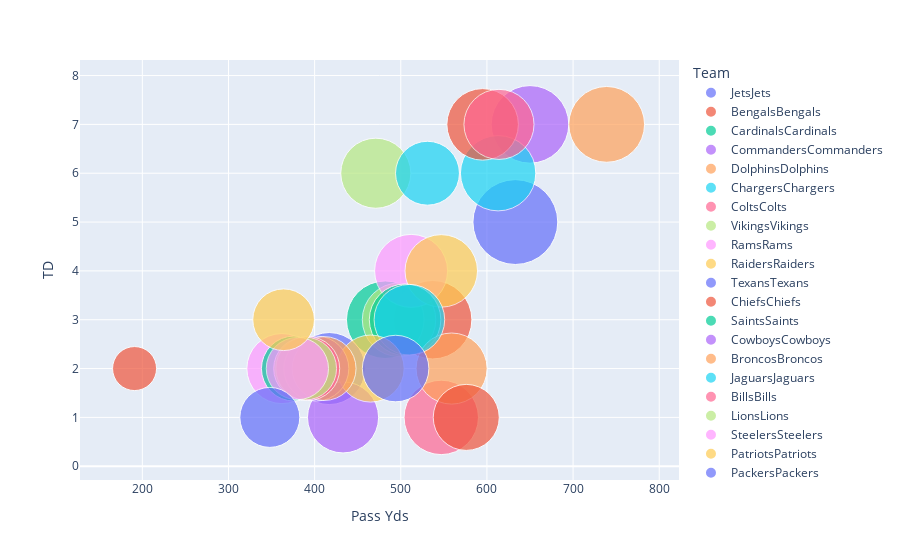

Source (notebook cell):
### Code cell
px.scatter(passing_df, x='Pass Yds', y='TD', color='Team', size='Att', hover_name='Team', size_max=60)

### Figure 1 — Plotly figure (JSON) as saved in the notebook; plotly's stock layout.template omitted (floating-point values rounded to 4 significant figures)
{"data": [{"hovertemplate": "<b>%{hovertext}</b><br><br>Team=JetsJets<br>Pass Yds=%{x}<br>TD=%{y}<br>Att=%{marker.size}<extra></extra>", "hovertext": ["JetsJets"], "legendgroup": "JetsJets", "marker": {"color": "#636efa", "size": [104], "sizemode": "area", "sizeref": 0.02889, "symbol": "circle"}, "mode": "markers", "name": "JetsJets", "orientation": "v", "showlegend": true, "type": "scatter", "x": [633], "xaxis": "x", "y": [5], "yaxis": "y"}, {"hovertemplate": "<b>%{hovertext}</b><br><br>Team=BengalsBengals<br>Pass Yds=%{x}<br>TD=%{y}<br>Att=%{marker.size}<extra></extra>", "hovertext": ["BengalsBengals"], "legendgroup": "BengalsBengals", "marker": {"color": "#EF553B", "size": [89], "sizemode": "area", "sizeref": 0.02889, "symbol": "circle"}, "mode": "markers", "name": "BengalsBengals", "orientation": "v", "showlegend": true, "type": "scatter", "x": [537], "xaxis": "x", "y": [3], "yaxis": "y"}, {"hovertemplate": "<b>%{hovertext}</b><br><br>Team=CardinalsCardinals<br>Pass Yds=%{x}<br>TD=%{y}<br>Att=%{marker.size}<extra></extra>", "hovertext": ["CardinalsCardinals"], "legendgroup": "CardinalsCardinals", "marker": {"color": "#00cc96", "size": [87], "sizemode": "area", "sizeref": 0.02889, "symbol": "circle"}, "mode": "markers", "name": "CardinalsCardinals", "orientation": "v", "showlegend": true, "type": "scatter", "x": [482], "xaxis": "x", "y": [3], "yaxis": "y"}, {"hovertemplate": "<b>%{hovertext}</b><br><br>Team=CommandersCommanders<br>Pass Yds=%{x}<br>TD=%{y}<br>Att=%{marker.size}<extra></extra>", "hovertext": ["CommandersCommanders"], "legendgroup": "CommandersCommanders", "marker": {"color": "#ab63fa", "size": [87], "sizemode": "area", "sizeref": 0.02889, "symbol": "circle"}, "mode": "markers", "name": "CommandersCommanders", "orientation": "v", "showlegend": true, "type": "scatter", "x": [650], "xaxis": "x", "y": [7], "yaxis": "y"}, {"hovertemplate": "<b>%{hovertext}</b><br><br>Team=DolphinsDolphins<br>Pass Yds=%{x}<br>TD=%{y}<br>Att=%{marker.size}<extra></extra>", "hovertext": ["DolphinsDolphins"], "legendgroup": "DolphinsDolphins", "marker": {"color": "#FFA15A", "size": [83], "sizemode": "area", "sizeref": 0.02889, "symbol": "circle"}, "mode": "markers", "name": "DolphinsDolphins", "orientation": "v", "showlegend": true, "type": "scatter", "x": [739], "xaxis": "x", "y": [7], "yaxis": "y"}, {"hovertemplate": "<b>%{hovertext}</b><br><br>Team=ChargersChargers<br>Pass Yds=%{x}<br>TD=%{y}<br>Att=%{marker.size}<extra></extra>", "hovertext": ["ChargersChargers"], "legendgroup": "ChargersChargers", "marker": {"color": "#19d3f3", "size": [82], "sizemode": "area", "sizeref": 0.02889, "symbol": "circle"}, "mode": "markers", "name": "ChargersChargers", "orientation": "v", "showlegend": true, "type": "scatter", "x": [613], "xaxis": "x", "y": [6], "yaxis": "y"}, {"hovertemplate": "<b>%{hovertext}</b><br><br>Team=ColtsColts<br>Pass Yds=%{x}<br>TD=%{y}<br>Att=%{marker.size}<extra></extra>", "hovertext": ["ColtsColts"], "legendgroup": "ColtsColts", "marker": {"color": "#FF6692", "size": [80], "sizemode": "area", "sizeref": 0.02889, "symbol": "circle"}, "mode": "markers", "name": "ColtsColts", "orientation": "v", "showlegend": true, "type": "scatter", "x": [547], "xaxis": "x", "y": [1], "yaxis": "y"}, {"hovertemplate": "<b>%{hovertext}</b><br><br>Team=VikingsVikings<br>Pass Yds=%{x}<br>TD=%{y}<br>Att=%{marker.size}<extra></extra>", "hovertext": ["VikingsVikings"], "legendgroup": "VikingsVikings", "marker": {"color": "#B6E880", "size": [78], "sizemode": "area", "sizeref": 0.02889, "symbol": "circle"}, "mode": "markers", "name": "VikingsVikings", "orientation": "v", "showlegend": true, "type": "scatter", "x": [498], "xaxis": "x", "y": [3], "yaxis": "y"}, {"hovertemplate": "<b>%{hovertext}</b><br><br>Team=RamsRams<br>Pass Yds=%{x}<br>TD=%{y}<br>Att=%{marker.size}<extra></extra>", "hovertext": ["RamsRams"], "legendgroup": "RamsRams", "marker": {"color": "#FF97FF", "size": [77], "sizemode": "area", "sizeref": 0.02889, "symbol": "circle"}, "mode": "markers", "name": "RamsRams", "orientation": "v", "showlegend": true, "type": "scatter", "x": [512], "xaxis": "x", "y": [4], "yaxis": "y"}, {"hovertemplate": "<b>%{hovertext}</b><br><br>Team=RaidersRaiders<br>Pass Yds=%{x}<br>TD=%{y}<br>Att=%{marker.size}<extra></extra>", "hovertext": ["RaidersRaiders"], "legendgroup": "RaidersRaiders", "marker": {"color": "#FECB52", "size": [76], "sizemode": "area", "sizeref": 0.02889, "symbol": "circle"}, "mode": "markers", "name": "RaidersRaiders", "orientation": "v", "showlegend": true, "type": "scatter", "x": [547], "xaxis": "x", "y": [4], "yaxis": "y"}, {"hovertemplate": "<b>%{hovertext}</b><br><br>Team=TexansTexans<br>Pass Yds=%{x}<br>TD=%{y}<br>Att=%{marker.size}<extra></extra>", "hovertext": ["TexansTexans"], "legendgroup": "TexansTexans", "marker": {"color": "#636efa", "size": [75], "sizemode": "area", "sizeref": 0.02889, "symbol": "circle"}, "mode": "markers", "name": "TexansTexans", "orientation": "v", "showlegend": true, "type": "scatter", "x": [417], "xaxis": "x", "y": [2], "yaxis": "y"}, {"hovertemplate": "<b>%{hovertext}</b><br><br>Team=ChiefsChiefs<br>Pass Yds=%{x}<br>TD=%{y}<br>Att=%{marker.size}<extra></extra>", "hovertext": ["ChiefsChiefs"], "legendgroup": "ChiefsChiefs", "marker": {"color": "#EF553B", "size": [74], "sizemode": "area", "sizeref": 0.02889, "symbol": "circle"}, "mode": "markers", "name": "ChiefsChiefs", "orientation": "v", "showlegend": true, "type": "scatter", "x": [595], "xaxis": "x", "y": [7], "yaxis": "y"}, {"hovertemplate": "<b>%{hovertext}</b><br><br>Team=SaintsSaints<br>Pass Yds=%{x}<br>TD=%{y}<br>Att=%{marker.size}<extra></extra>", "hovertext": ["SaintsSaints"], "legendgroup": "SaintsSaints", "marker": {"color": "#00cc96", "size": [74], "sizemode": "area", "sizeref": 0.02889, "symbol": "circle"}, "mode": "markers", "name": "SaintsSaints", "orientation": "v", "showlegend": true, "type": "scatter", "x": [505], "xaxis": "x", "y": [3], "yaxis": "y"}, {"hovertemplate": "<b>%{hovertext}</b><br><br>Team=CowboysCowboys<br>Pass Yds=%{x}<br>TD=%{y}<br>Att=%{marker.size}<extra></extra>", "hovertext": ["CowboysCowboys"], "legendgroup": "CowboysCowboys", "marker": {"color": "#ab63fa", "size": [73], "sizemode": "area", "sizeref": 0.02889, "symbol": "circle"}, "mode": "markers", "name": "CowboysCowboys", "orientation": "v", "showlegend": true, "type": "scatter", "x": [433], "xaxis": "x", "y": [1], "yaxis": "y"}, {"hovertemplate": "<b>%{hovertext}</b><br><br>Team=BroncosBroncos<br>Pass Yds=%{x}<br>TD=%{y}<br>Att=%{marker.size}<extra></extra>", "hovertext": ["BroncosBroncos"], "legendgroup": "BroncosBroncos", "marker": {"color": "#FFA15A", "size": [73], "sizemode": "area", "sizeref": 0.02889, "symbol": "circle"}, "mode": "markers", "name": "BroncosBroncos", "orientation": "v", "showlegend": true, "type": "scatter", "x": [559], "xaxis": "x", "y": [2], "yaxis": "y"}, {"hovertemplate": "<b>%{hovertext}</b><br><br>Team=JaguarsJaguars<br>Pass Yds=%{x}<br>TD=%{y}<br>Att=%{marker.size}<extra></extra>", "hovertext": ["JaguarsJaguars"], "legendgroup": "JaguarsJaguars", "marker": {"color": "#19d3f3", "size": [72], "sizemode": "area", "sizeref": 0.02889, "symbol": "circle"}, "mode": "markers", "name": "JaguarsJaguars", "orientation": "v", "showlegend": true, "type": "scatter", "x": [510], "xaxis": "x", "y": [3], "yaxis": "y"}, {"hovertemplate": "<b>%{hovertext}</b><br><br>Team=BillsBills<br>Pass Yds=%{x}<br>TD=%{y}<br>Att=%{marker.size}<extra></extra>", "hovertext": ["BillsBills"], "legendgroup": "BillsBills", "marker": {"color": "#FF6692", "size": [71], "sizemode": "area", "sizeref": 0.02889, "symbol": "circle"}, "mode": "markers", "name": "BillsBills", "orientation": "v", "showlegend": true, "type": "scatter", "x": [614], "xaxis": "x", "y": [7], "yaxis": "y"}, {"hovertemplate": "<b>%{hovertext}</b><br><br>Team=LionsLions<br>Pass Yds=%{x}<br>TD=%{y}<br>Att=%{marker.size}<extra></extra>", "hovertext": ["LionsLions"], "legendgroup": "LionsLions", "marker": {"color": "#B6E880", "size": [71], "sizemode": "area", "sizeref": 0.02889, "symbol": "circle"}, "mode": "markers", "name": "LionsLions", "orientation": "v", "showlegend": true, "type": "scatter", "x": [471], "xaxis": "x", "y": [6], "yaxis": "y"}, {"hovertemplate": "<b>%{hovertext}</b><br><br>Team=SteelersSteelers<br>Pass Yds=%{x}<br>TD=%{y}<br>Att=%{marker.size}<extra></extra>", "hovertext": ["SteelersSteelers"], "legendgroup": "SteelersSteelers", "marker": {"color": "#FF97FF", "size": [71], "sizemode": "area", "sizeref": 0.02889, "symbol": "circle"}, "mode": "markers", "name": "SteelersSteelers", "orientation": "v", "showlegend": true, "type": "scatter", "x": [362], "xaxis": "x", "y": [2], "yaxis": "y"}, {"hovertemplate": "<b>%{hovertext}</b><br><br>Team=PatriotsPatriots<br>Pass Yds=%{x}<br>TD=%{y}<br>Att=%{marker.size}<extra></extra>", "hovertext": ["PatriotsPatriots"], "legendgroup": "PatriotsPatriots", "marker": {"color": "#FECB52", "size": [65], "sizemode": "area", "sizeref": 0.02889, "symbol": "circle"}, "mode": "markers", "name": "PatriotsPatriots", "orientation": "v", "showlegend": true, "type": "scatter", "x": [465], "xaxis": "x", "y": [2], "yaxis": "y"}, {"hovertemplate": "<b>%{hovertext}</b><br><br>Team=PackersPackers<br>Pass Yds=%{x}<br>TD=%{y}<br>Att=%{marker.size}<extra></extra>", "hovertext": ["PackersPackers"], "legendgroup": "PackersPackers", "marker": {"color": "#636efa", "size": [64], "sizemode": "area", "sizeref": 0.02889, "symbol": "circle"}, "mode": "markers", "name": "PackersPackers", "orientation": "v", "showlegend": true, "type": "scatter", "x": [494], "xaxis": "x", "y": [2], "yaxis": "y"}, {"hovertemplate": "<b>%{hovertext}</b><br><br>Team=EaglesEagles<br>Pass Yds=%{x}<br>TD=%{y}<br>Att=%{marker.size}<extra></extra>", "hovertext": ["EaglesEagles"], "legendgroup": "EaglesEagles", "marker": {"color": "#EF553B", "size": [63], "sizemode": "area", "sizeref": 0.02889, "symbol": "circle"}, "mode": "markers", "name": "EaglesEagles", "orientation": "v", "showlegend": true, "type": "scatter", "x": [576], "xaxis": "x", "y": [1], "yaxis": "y"}, {"hovertemplate": "<b>%{hovertext}</b><br><br>Team=BrownsBrowns<br>Pass Yds=%{x}<br>TD=%{y}<br>Att=%{marker.size}<extra></extra>", "hovertext": ["BrownsBrowns"], "legendgroup": "BrownsBrowns", "marker": {"color": "#00cc96", "size": [61], "sizemode": "area", "sizeref": 0.02889, "symbol": "circle"}, "mode": "markers", "name": "BrownsBrowns", "orientation": "v", "showlegend": true, "type": "scatter", "x": [376], "xaxis": "x", "y": [2], "yaxis": "y"}, {"hovertemplate": "<b>%{hovertext}</b><br><br>Team=BuccaneersBuccaneers<br>Pass Yds=%{x}<br>TD=%{y}<br>Att=%{marker.size}<extra></extra>", "hovertext": ["BuccaneersBuccaneers"], "legendgroup": "BuccaneersBuccaneers", "marker": {"color": "#ab63fa", "size": [61], "sizemode": "area", "sizeref": 0.02889, "symbol": "circle"}, "mode": "markers", "name": "BuccaneersBuccaneers", "orientation": "v", "showlegend": true, "type": "scatter", "x": [402], "xaxis": "x", "y": [2], "yaxis": "y"}, {"hovertemplate": "<b>%{hovertext}</b><br><br>Team=FalconsFalcons<br>Pass Yds=%{x}<br>TD=%{y}<br>Att=%{marker.size}<extra></extra>", "hovertext": ["FalconsFalcons"], "legendgroup": "FalconsFalcons", "marker": {"color": "#FFA15A", "size": [59], "sizemode": "area", "sizeref": 0.02889, "symbol": "circle"}, "mode": "markers", "name": "FalconsFalcons", "orientation": "v", "showlegend": true, "type": "scatter", "x": [411], "xaxis": "x", "y": [2], "yaxis": "y"}, {"hovertemplate": "<b>%{hovertext}</b><br><br>Team=RavensRavens<br>Pass Yds=%{x}<br>TD=%{y}<br>Att=%{marker.size}<extra></extra>", "hovertext": ["RavensRavens"], "legendgroup": "RavensRavens", "marker": {"color": "#19d3f3", "size": [59], "sizemode": "area", "sizeref": 0.02889, "symbol": "circle"}, "mode": "markers", "name": "RavensRavens", "orientation": "v", "showlegend": true, "type": "scatter", "x": [531], "xaxis": "x", "y": [6], "yaxis": "y"}, {"hovertemplate": "<b>%{hovertext}</b><br><br>Team=SeahawksSeahawks<br>Pass Yds=%{x}<br>TD=%{y}<br>Att=%{marker.size}<extra></extra>", "hovertext": ["SeahawksSeahawks"], "legendgroup": "SeahawksSeahawks", "marker": {"color": "#FF6692", "size": [59], "sizemode": "area", "sizeref": 0.02889, "symbol": "circle"}, "mode": "markers", "name": "SeahawksSeahawks", "orientation": "v", "showlegend": true, "type": "scatter", "x": [392], "xaxis": "x", "y": [2], "yaxis": "y"}, {"hovertemplate": "<b>%{hovertext}</b><br><br>Team=TitansTitans<br>Pass Yds=%{x}<br>TD=%{y}<br>Att=%{marker.size}<extra></extra>", "hovertext": ["TitansTitans"], "legendgroup": "TitansTitans", "marker": {"color": "#B6E880", "size": [57], "sizemode": "area", "sizeref": 0.02889, "symbol": "circle"}, "mode": "markers", "name": "TitansTitans", "orientation": "v", "showlegend": true, "type": "scatter", "x": [389], "xaxis": "x", "y": [2], "yaxis": "y"}, {"hovertemplate": "<b>%{hovertext}</b><br><br>Team=PanthersPanthers<br>Pass Yds=%{x}<br>TD=%{y}<br>Att=%{marker.size}<extra></extra>", "hovertext": ["PanthersPanthers"], "legendgroup": "PanthersPanthers", "marker": {"color": "#FF97FF", "size": [56], "sizemode": "area", "sizeref": 0.02889, "symbol": "circle"}, "mode": "markers", "name": "PanthersPanthers", "orientation": "v", "showlegend": true, "type": "scatter", "x": [380], "xaxis": "x", "y": [2], "yaxis": "y"}, {"hovertemplate": "<b>%{hovertext}</b><br><br>Team=GiantsGiants<br>Pass Yds=%{x}<br>TD=%{y}<br>Att=%{marker.size}<extra></extra>", "hovertext": ["GiantsGiants"], "legendgroup": "GiantsGiants", "marker": {"color": "#FECB52", "size": [55], "sizemode": "area", "sizeref": 0.02889, "symbol": "circle"}, "mode": "markers", "name": "GiantsGiants", "orientation": "v", "showlegend": true, "type": "scatter", "x": [364], "xaxis": "x", "y": [3], "yaxis": "y"}, {"hovertemplate": "<b>%{hovertext}</b><br><br>Team=49ers49ers<br>Pass Yds=%{x}<br>TD=%{y}<br>Att=%{marker.size}<extra></extra>", "hovertext": ["49ers49ers"], "legendgroup": "49ers49ers", "marker": {"color": "#636efa", "size": [52], "sizemode": "area", "sizeref": 0.02889, "symbol": "circle"}, "mode": "markers", "name": "49ers49ers", "orientation": "v", "showlegend": true, "type": "scatter", "x": [348], "xaxis": "x", "y": [1], "yaxis": "y"}, {"hovertemplate": "<b>%{hovertext}</b><br><br>Team=BearsBears<br>Pass Yds=%{x}<br>TD=%{y}<br>Att=%{marker.size}<extra></extra>", "hovertext": ["BearsBears"], "legendgroup": "BearsBears", "marker": {"color": "#EF553B", "size": [28], "sizemode": "area", "sizeref": 0.02889, "symbol": "circle"}, "mode": "markers", "name": "BearsBears", "orientation": "v", "showlegend": true, "type": "scatter", "x": [191], "xaxis": "x", "y": [2], "yaxis": "y"}], "layout": {"legend": {"itemsizing": "constant", "title": {"text": "Team"}, "tracegroupgap": 0}, "margin": {"t": 60}, "xaxis": {"anchor": "y", "domain": [0, 1], "title": {"text": "Pass Yds"}}, "yaxis": {"anchor": "x", "domain": [0, 1], "title": {"text": "TD"}}}}
